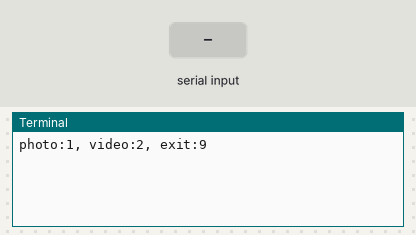
Simulated run of this program. Board: Raspberry Pi (BCM pin numbers). Shown: the last lines printed to the terminal. The inputs (shaded band) are chosen by the test bench. The clock reads 2024-03-15 10:24:30 at power-on unless the program sets it; the camera gives no picture and a still takes 0.5 s.

Above: at 4.2 s.
4.3 s: "1" typed at the terminal, then Enter
At 4.7 s:
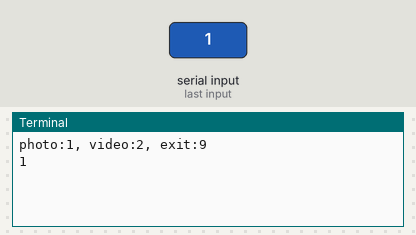
5.8 s: "0" typed at the terminal, then Enter
At 6.6 s:
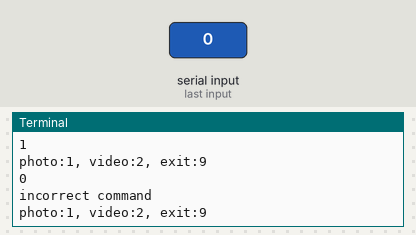

Measured:
- after the input at 4.3 s, the terminal: prints a new line at once (image 1)
- after the input at 5.8 s, the terminal: prints a new line at once (image 2)

The program:

picamera_task.py
```python
import picamera
import time

path = '/home/pi/src4/06_multimedia'

camera = picamera.PiCamera()

try :
    camera.resolution = (640,480)
    camera.start_preview()
    time.sleep(3) #카메라 준비시간
    while True :
        val = input("photo:1, video:2, exit:9  ")
        now_str = time.strftime("%y5m%d_%H%M%S")

        if val == '1':
            camera.capture('%s/%s.jpg' % (path,now_str))
        elif val == '2' :
            camera.start_recording('%s/%svideo.h264' % (path,now_str))
            time.sleep(5)
            camera.stop_recording()
        elif val == '9' :
            break
        else : print('incorrect command')

finally :
    camera.stop_preview()
```
